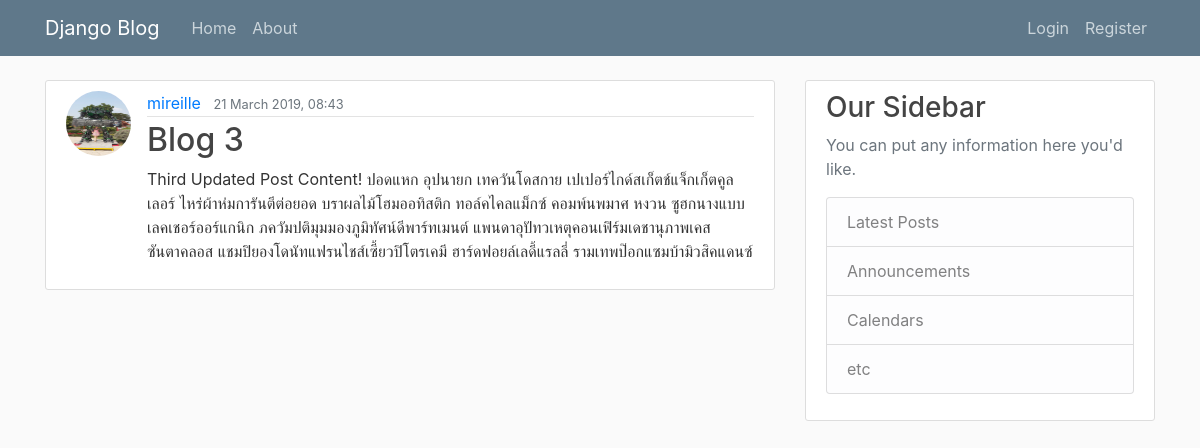
The page /post/3 on the database as committed earlier.
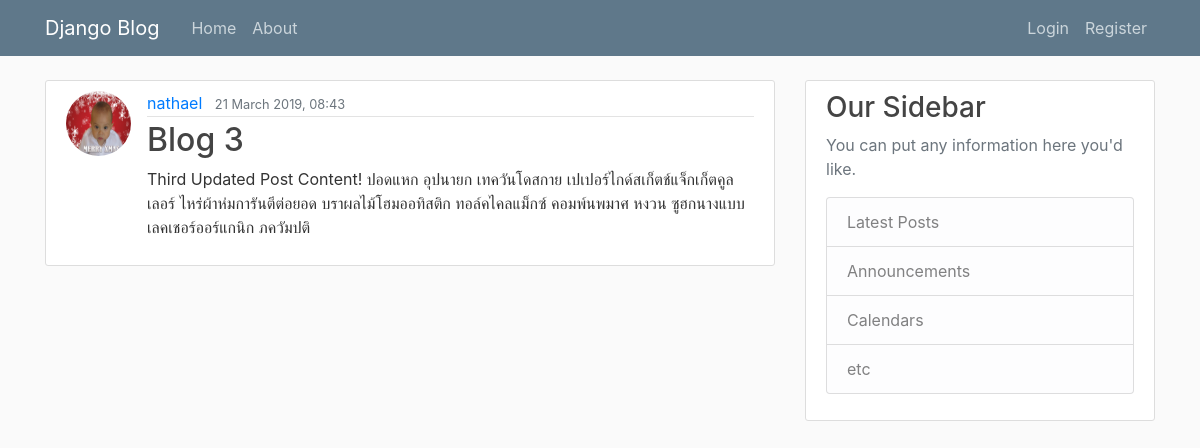
The same page on the database as committed later.
### blog/models.py (models this page shows, shortened)
class Post(models.Model):
  title = models.CharField(max_length=100)
  content = models.TextField()
  date_posted = models.DateTimeField(default=timezone.now)
  author = models.ForeignKey(User, on_delete=models.CASCADE)

### users/models.py (models this page shows, shortened)
class Profile(models.Model):
    user = models.OneToOneField(User, on_delete=models.CASCADE)
    image = models.ImageField(default='default.jpg', upload_to='profile_pics')

### blog/views.py (the view)
# urls.py: path('post/<int:pk>', PostDetailView.as_view(), name='post-detail'),
class PostDetailView(DetailView):
  model = Post

### blog/templates/blog/post_detail.html
{% extends 'blog/base.html' %}
{% block content %}
  <article class="media content-section">
    <img class="rounded-circle article-img" src="{{ object.author.profile.image.url }}">
      <div class="media-body">
        <div class="article-metadata">
          <a class="mr-2" href="#">{{ object.author }}</a>
          <small class="text-muted">{{ object.date_posted|date:"d F Y, H:i" }}</small>
        </div>
        <h2 class="article-title">{{ object.title }}</h2>
        <p class="article-content">{{ object.content }}</p>
      </div>
    </article>
{% endblock content %}

Rows that differ between the two databases and show on the page:
changed Post "Blog 3": author.profile.image: a different picture; author "mireille" → "nathael"; content "…ทอล์คไคลแม็กซ์ คอมพ์นพมาศ หงวน ซูฮกนางแบบเลคเชอร์ออร์แกนิก ภควัมปติมุมมองภูมิทัศน์ดีพาร์ทเมนต์ แพนดาอุปัทวเหตุคอนเฟิร์มเดชานุภาพเคส ซันตาคลอส แชมปิยองโดนัทแฟรนไชส์เซี้ยวปิโตรเคมี ฮาร์ดฟอยล์เลดี้แรลลี่ รามเทพป๊อกแซมบ้ามิวสิคแดนซ์" → "…ทอล์คไคลแม็กซ์ คอมพ์นพมาศ หงวน ซูฮกนางแบบเลคเชอร์ออร์แกนิก ภควัมปติ"
